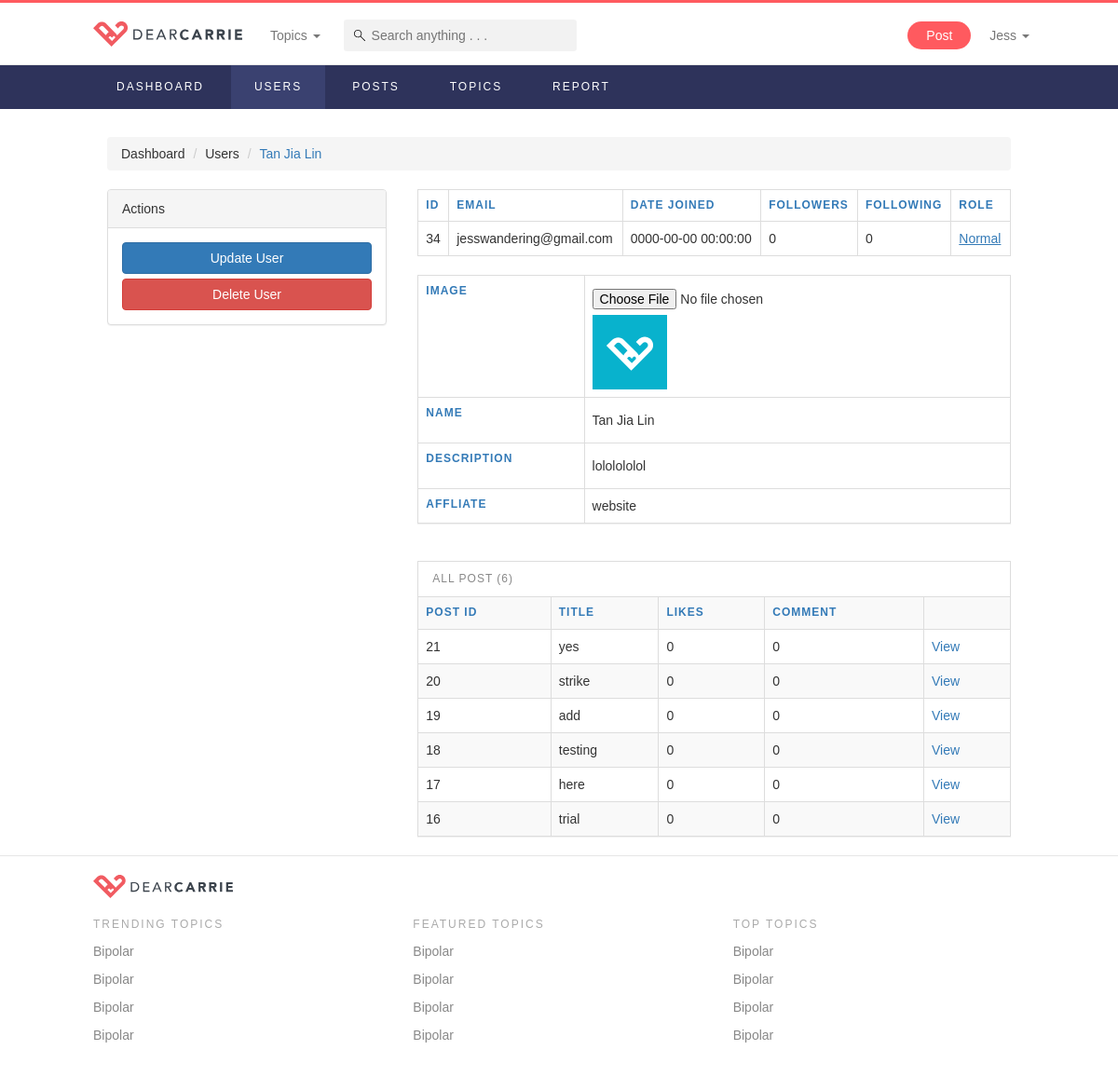
The app's page /userDetails?userID=34 (signed in) with its own data.
### tables this page shows
CREATE TABLE `users` (
  `id` int(11) NOT NULL,
  `name` varchar(255) NOT NULL,
  `email` varchar(255) NOT NULL,
  `password` char(32) NOT NULL,
  `role` varchar(255) NOT NULL DEFAULT 'normal',
  `affliate` varchar(255) DEFAULT 'website',
  `image` varchar(255) NOT NULL DEFAULT 'images/default.svg',
  `description` varchar(255) NOT NULL,
  `datejoin` timestamp NOT NULL DEFAULT CURRENT_TIMESTAMP,
  `active` int(11) NOT NULL DEFAULT '1'
);

CREATE TABLE `posts` (
  `id` int(11) NOT NULL,
  `userid` int(11) DEFAULT NULL,
  `title` varchar(255) DEFAULT NULL,
  `description` varchar(255) DEFAULT NULL,
  `timestamp` timestamp NOT NULL DEFAULT CURRENT_TIMESTAMP ON UPDATE CURRENT_TIMESTAMP,
  `score` double NOT NULL DEFAULT '0',
  `likes` int(11) NOT NULL DEFAULT '0',
  `comments` int(11) NOT NULL DEFAULT '0',
  `views` int(11) NOT NULL DEFAULT '0',
  `published` int(11) NOT NULL DEFAULT '1'
);

### controllers/commonFunctions.php (called while the page is built, shortened)
<?php
function checkLogin() {
	if(isset($_SESSION["role"])) {
		return false;
	}
	else {
		return true;
	}
}
function checkRole($userRole, $role) {
	if($userRole != $role) {
		return false;
	}
	else {
		return true;
	}
}
function connectToDataBase() {
	$theLineToDatabase =  mysqli_connect("localhost","root","root","dearcarrie");
	if(!$theLineToDatabase) {
		header("location: error.php?msg=Database connection error");
		exit();
	}
	else {
	  return $theLineToDatabase;
	}
}
function getUserByID($id) {
	$conn = connectToDataBase();
	$sql = "SELECT * FROM users WHERE id = '$id'";
	$result = $conn->query($sql);
	$value = $result->fetch_assoc();
	return $value;
}
function displayAllPostByUserID($id) {
	$conn = connectToDataBase();
	$sql = "SELECT * FROM posts WHERE userid ='$id' AND published = 1 ORDER BY id DESC ";
	$result = $conn->query($sql);
	$resArr = array();
	if ($result->num_rows > 0) {
		 while($row = $result->fetch_assoc()) {
			 $resArr[] = $row;
		 }
	} else {
		 showErrorMessage("No posts found");
	}
	return $resArr;
}
function countPostByUserID($id) {
	$conn = connectToDataBase();
	$sql = "SELECT COUNT(*) AS total FROM posts WHERE userid='$id' AND published = 1";
	$result = $conn->query($sql);
	$value = $result->fetch_assoc();
	return $value["total"];
}
function displayFeaturedTopics() {
	$conn = connectToDataBase();
	$sql = "SELECT * FROM topics WHERE type = 'featured' ORDER BY order_num";
	$result = $conn->query($sql);
	$resArr = array();
	if ($result->num_rows > 0) {
		 while($row = $result->fetch_assoc()) {
			 $resArr[] = $row;
		 }
	}
	return $resArr;
}
function countFollowersByUserID($id) {
	$conn = connectToDataBase();
	$sql = "SELECT COUNT(*) AS total FROM user_follow WHERE userid='$id'";
	$result = $conn->query($sql);
	$value = $result->fetch_assoc();
	return $value["total"];
}
function countFollowingByUserID($userid) {
	$conn = connectToDataBase();
	$sql = "SELECT COUNT(*) AS total FROM user_follow WHERE follower='$userid'";
	$result = $conn->query($sql);
	$value = $result->fetch_assoc();
	return $value["total"];
}
function countPostLikes($id) {
	$conn = connectToDataBase();
	$sql = "SELECT COUNT(*) AS total FROM post_like WHERE postid='$id'";
	$result = $conn->query($sql);
	$value = $result->fetch_assoc();
	return $value["total"];
}
function countCommentsByPostID($id) {
	$conn = connectToDataBase();
	$sql = "SELECT COUNT(*) AS total FROM comments WHERE postid='$id'";
	$result = $conn->query($sql);
	$value = $result->fetch_assoc();
	return $value["total"];
}
function getUnseenNotificationCount($userid) {
	$conn = connectToDataBase();
	$sql = "SELECT p.userid as to_user, n.item, n.from_user, n.type, n.seen
					FROM notifications n
					INNER JOIN posts p ON n.item = p.id
					WHERE n.type = 'post_follow' AND p.userid='$userid' AND n.seen=0
					UNION
					SELECT u.id as to_user, n.item, n.from_user, n.type, n.seen
					FROM notifications n
					INNER JOIN users u ON n.item = u.id
					WHERE n.type = 'user_follow' AND u.id='$userid' AND n.seen=0
					UNION
					SELECT p.userid as to_user, n.item, n.from_user, n.type, n.seen
					FROM notifications n
					INNER JOIN posts p ON n.item = p.id
					WHERE n.type = 'post_like' AND p.userid='$userid' AND n.seen=0
					UNION
					SELECT p.userid as to_user, n.item, n.from_user, n.type, n.seen
					FROM notifications n
					INNER JOIN comments c ON n.item = c.id
					INNER JOIN posts p ON p.id = c.postid
					WHERE n.type = 'new_comment' AND p.userid='$userid' AND n.seen=0
					UNION
					SELECT c.userid as to_user, n.item, n.from_user, n.type, n.seen
					FROM notifications n
					INNER JOIN comments c ON n.item = c.id
					WHERE n.type = 'comment_like' AND c.userid='$userid' AND n.seen=0
				";
	$result = $conn->query($sql);
	$resArr = array();
	return $resArr;
}
?>

### userDetails.php (the view, shortened to what this page needs)
<!DOCTYPE html>
<?php
  include('controllers/templates.php');
  $userid = $_GET["userID"];
  $user = getUserByID($userid);
  $posts = displayAllPostByUserID($userid);
?>
<html lang="en">
  <body>
    <?= navbar(); ?>
    <?= adminNav(); ?>
    <div class="page-container-admin">
        <ol class="breadcrumb">
            <li><a href="dashboard">Dashboard</a></li>
            <li><a href="userList">Users</a></li>
            <li class="active"><?=$user["name"];?></li>
        </ol>
        <div class="row">
            <form action="editUserProcess" class="editable-fields" method="post" enctype="multipart/form-data">
            <div class="col-sm-4">
              <div class="panel panel-default actionBar hide-mobile">
                  <div class="panel-heading">Actions</div>
                  <div class="panel-body">
                      <button name="action" value="update" type="submit" class="btn btn-primary btn-block">Update User</a>
                      <button name="action" value="delete" type="submit" class="btn btn-danger btn-block">Delete User</a>
                  </div>
              </div>
            </div>
            <div class="col-sm-8">
                    <table class="table table-bordered">
                        <tr>
                            <th>ID</th>
                            <th>Email</th>
                            <th>Date Joined</th>
                            <th>Followers</th>
                            <th>Following</th>
                            <th>Role</th>
                        </tr>
                        <tr>
                            <td><?=$user["id"];?><input type="hidden" name="userid" value="<?=$user["id"];?>"></td>
                            <td><?=$user["email"];?></td>
                            <td><?=$user["datejoin"];?></td>
                            <td><?=countFollowersByUserID($user["id"]);?></td>
                            <td><?=countFollowingByUserID($user["id"]);?></td>
                            <td>
                                <select name="role">
                                    <option <?php if($user["role"]=="normal") echo "selected" ?> value="normal">Normal</option>
                                </select>
                            </td>
                        </tr>
                    </table>
                    <div class="panel panel-default summary-panel mBottom-40">
                        <table class="table table-bordered">
                            <tr>
                                <th>Image</th>
                                <td>
                                    <input type="file" name="imageNew">
                                    <img src="<?=$user["image"];?>" width="80">
                                </td>
                            </tr>
                            <tr>
                                <th>Name</th>
                                <td><input type="text" value="<?=$user["name"];?>" name="name" required></td>
                            </tr>
                            <tr>
                                <th>Description</th>
                                <td><input type="text" value="<?=$user["description"];?>" name="desc" required></td>
                            </tr>
                            <tr>
                                <th>Affliate</th>
                                <td><?=$user["affliate"];?></td>
                            </tr>
                        </table>
                    </div>
                </form>
                <div class="panel panel-default summary-panel">
                    <div class="panel-heading">All Post (<?php echo countPostByUserID($userid); ?>)</div>
                    <table class="table table-hover table-bordered table-striped">
                        <tr>
                            <th>Post ID</th>
                            <th>Title</th>
                            <th>Likes</th>
                            <th>Comment</th>
                            <th></th>
                        </tr>
                        <?php foreach ($posts as $post) { ?>
                        <tr>
                            <td><?=$post["id"];?></td>
                            <td><?=$post["title"];?></td>
                            <td><?= countPostLikes($post["id"]); ?></td>
                            <td><?= countCommentsByPostID($post["id"]); ?></td>
                            <td><a href="postDetails?postID=<?=$post["id"];?>" class="admin-sec-color">View</a></td>
                        </tr>
                        <?php } ?>
                    </table>
                </div>
            </div>
        </div>
  </body>
</html>

### css/style.css (style rules this page uses)
:root { --light-bg: #fafafa; --light-border: #e6e6e6; --primary-color: #ff5a5f; --light-primary-color: #ffd9da; --light-text: #aaaaaa; --text-color: #444444; --medium-text: #888888; --primary-hover-color: #e25963; --admin-primary-color: #2e335b; --admin-secondary-color: #337ab7; --admin-hover-color: #3a4170; --serif-font: "Times New Roman", Georgia, Serif; }
body { background-color: white; font-family: Avenir, Arial, sans-serif; }
body > .page-container-admin { padding: 30px 15px 0; min-height: 700px; animation: fadein .5s; -moz-animation: fadein .5s; -webkit-animation: fadein .5s; -o-animation: fadein .5s; }
.page-container, .page-container-admin { max-width: 1000px; margin: 0 auto; display: block; padding: 0; }
input { outline: none; -webkit-box-shadow: none !important; -moz-box-shadow: none !important; box-shadow: none !important; }
.admin-sec-color { color: var(--admin-secondary-color) !important; }
.mBottom-40 { margin-bottom: 40px !important; }
a, a:hover, a:link, a:visited, a:link { color: inherit; cursor: pointer; }
.card > .header > a.edit:hover, { opacity: 1; text-decoration: none; }
.actionBar { width: 300px; }
.actionBar.affix-top { position: static; width: 300px; }
.summary-panel.panel { border-top-left-radius: 0; border-top-right-radius: 0; border-radius: 0; }
.summary-panel .panel-heading { background-color: white; text-transform: uppercase; letter-spacing: 1px; color: var(--medium-text); font-size: 12px; }
ol.breadcrumb li.active { color: var(--admin-secondary-color); }
th { text-transform: uppercase; font-size: 12px; letter-spacing: 1px; color: var(--admin-secondary-color); }
form.editable-fields { border: 0; box-shadow: 0; }
form.editable-fields input, form.editable-fields textarea { border: 0; padding: 6px 0; width: 100%; transition: all 0.1s ease 0s; }
form.editable-fields select { -webkit-appearance: none; background: white; border: 0; color: var(--admin-secondary-color); text-decoration: underline; width: 100%; }

### records on screen
users: name "Tan Jia Lin", id "34", email "jesswandering@gmail.com", datejoin "0000-00-00 00:00:00", role "Normal", image (placeholder picture), desc "lololololol", affliate "website"
posts: id "21", title "yes", id "0"
posts: id "20", title "strike", id "0"
posts: id "19", title "add", id "0"
posts: id "18", title "testing", id "0"
posts: id "17", title "here", id "0"
posts: id "16", title "trial", id "0"

### other values on screen
$_SESSION["name"] "Jess"
countFollowersByUserID($user["id"]) "0"
countFollowingByUserID($user["id"]) "0"
countPostByUserID($userid) "6"
